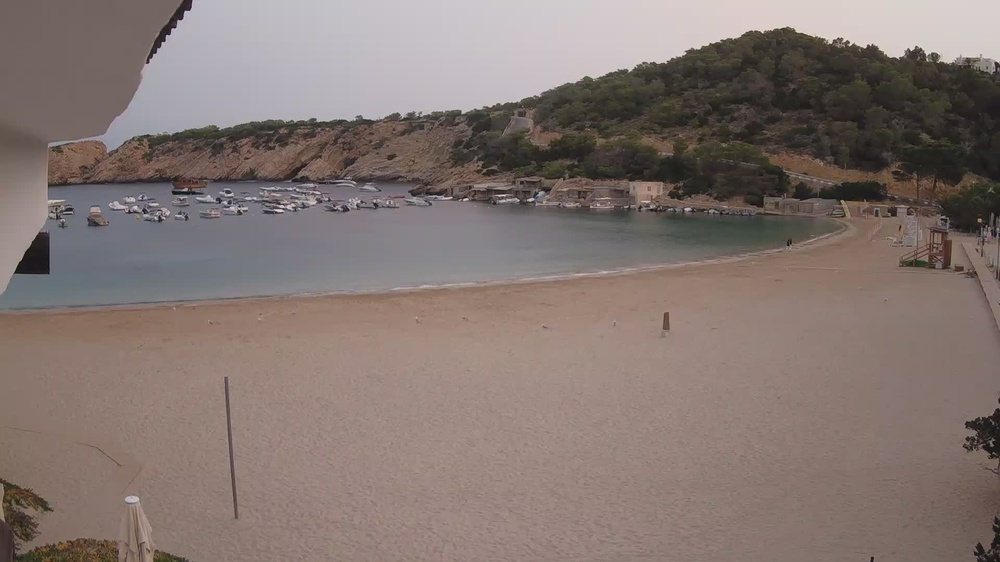
#> input picture data/raw/1660366800.jpg, 1000 x 562 px, shrunk from 1920 x 1080 before the run
$ python -i edges.py   (imports and definitions only)
#> lines starting #> are read from the running program, lines starting #| are printed output that depends on the picture
"""Edge detection functions."""

import cv2
import numpy as np


def canny_gray(img_bgr: np.ndarray, low: int = 50, high: int = 150, aperture: int = 3) -> np.ndarray:
    """Canny edge detection on grayscale with Gaussian blur."""
    gray = cv2.cvtColor(img_bgr, cv2.COLOR_BGR2GRAY)
    blur = cv2.GaussianBlur(gray, (5, 5), 1.0)
    return cv2.Canny(blur, low, high, apertureSize=aperture)


def canny_lab_multichannel(img_bgr: np.ndarray, low: int = 50, high: int = 150, aperture: int = 3) -> np.ndarray:
    """Canny on each LAB channel, combined with OR to capture chroma edges."""
    lab = cv2.cvtColor(img_bgr, cv2.COLOR_BGR2LAB)
    edges = np.zeros(img_bgr.shape[:2], dtype=np.uint8)
    for i in range(3):
        blur = cv2.GaussianBlur(lab[:, :, i], (5, 5), 1.0)
        edges = np.bitwise_or(edges, cv2.Canny(blur, low, high, apertureSize=aperture))
    return edges

>>> import cv2
>>> picture = cv2.imread('../data/raw/1660366800.jpg')
#> picture is the input picture: shape (562, 1000, 3); mean B, G, R 113.2, 117.8, 131.5
>>> result = canny_lab_multichannel(picture)
#> in canny_lab_multichannel, `lab = cv2.cvtColor(img_bgr, cv2.COLOR_BGR2LAB)`: lab: shape (562, 1000, 3); mean of channels 0, 1, 2 128.1, 132.5, 132.7
#> the loop in canny_lab_multichannel, `for i in range(3):` made 3 passes
#> pass 1, in canny_lab_multichannel, `blur = cv2.GaussianBlur(lab[:, :, i], (5, 5), 1.0)`:
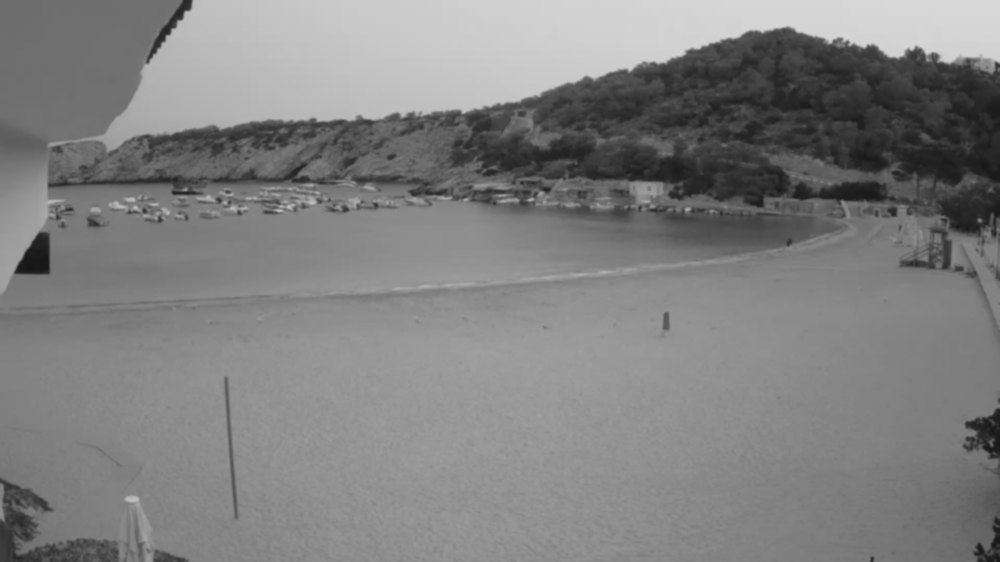
#> blur: shape (562, 1000); min 22, max 216, mean 128.1
#> pass 1, in canny_lab_multichannel, `edges = np.bitwise_or(edges, cv2.Canny(blur, low, high, apertureSize=a..`:
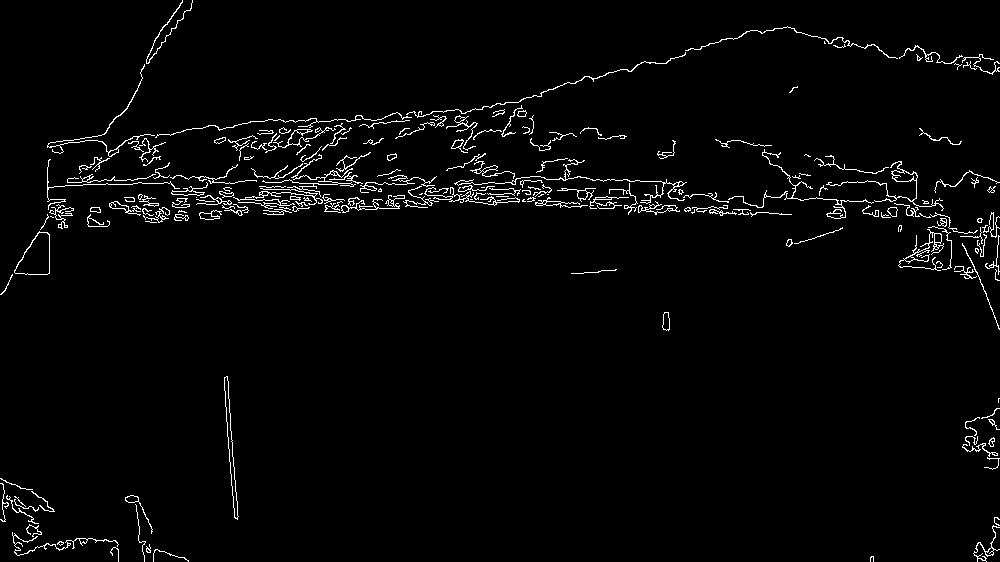
#> edges: shape (562, 1000); 2.5% white in thin lines or dots
#> pass 2, in canny_lab_multichannel, `blur = cv2.GaussianBlur(lab[:, :, i], (5, 5), 1.0)`:
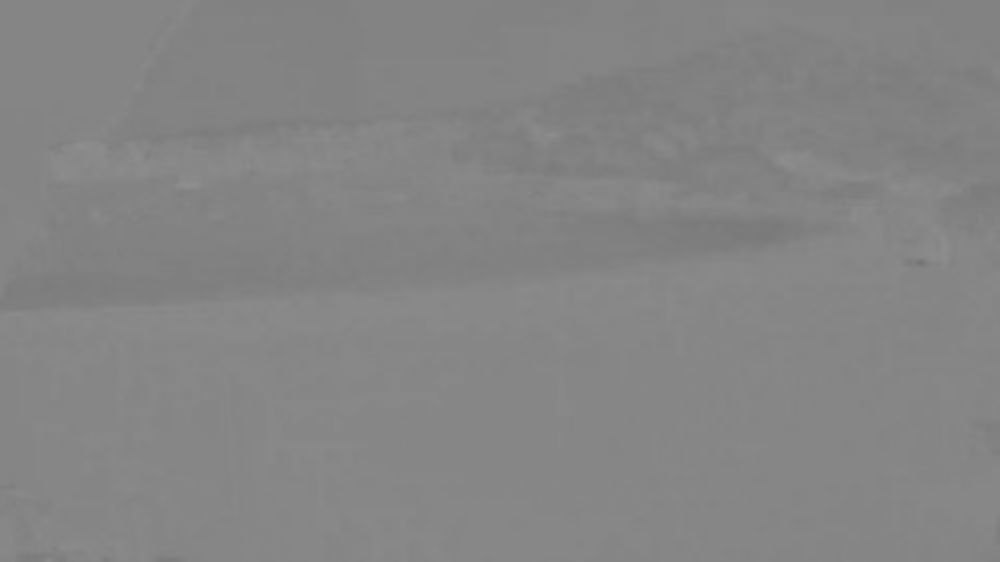
#> blur: shape (562, 1000); min 116, max 142, mean 132.5

$ run again, on data/raw/1660370400.jpg
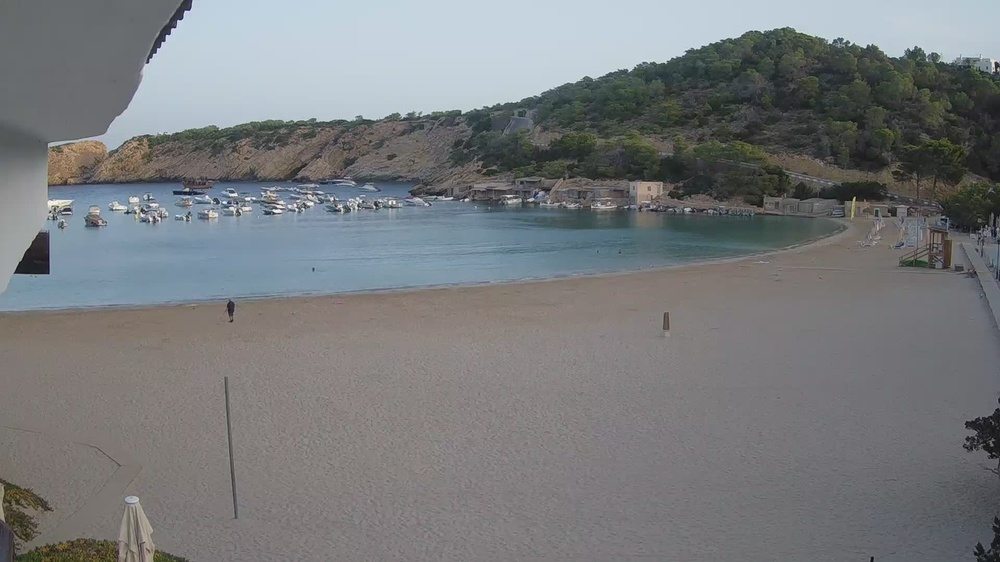
#> input picture data/raw/1660370400.jpg, 1000 x 562 px, shrunk from 1920 x 1080 before the run
#> picture is the input picture: shape (562, 1000, 3); mean B, G, R 124.3, 122.3, 119.9
#> lab: shape (562, 1000, 3); mean of channels 0, 1, 2 129.5, 127.6, 126.8
#> the loop in canny_lab_multichannel, `for i in range(3):` made 3 passes
#> pass 1, in canny_lab_multichannel, `blur = cv2.GaussianBlur(lab[:, :, i], (5, 5), 1.0)`:
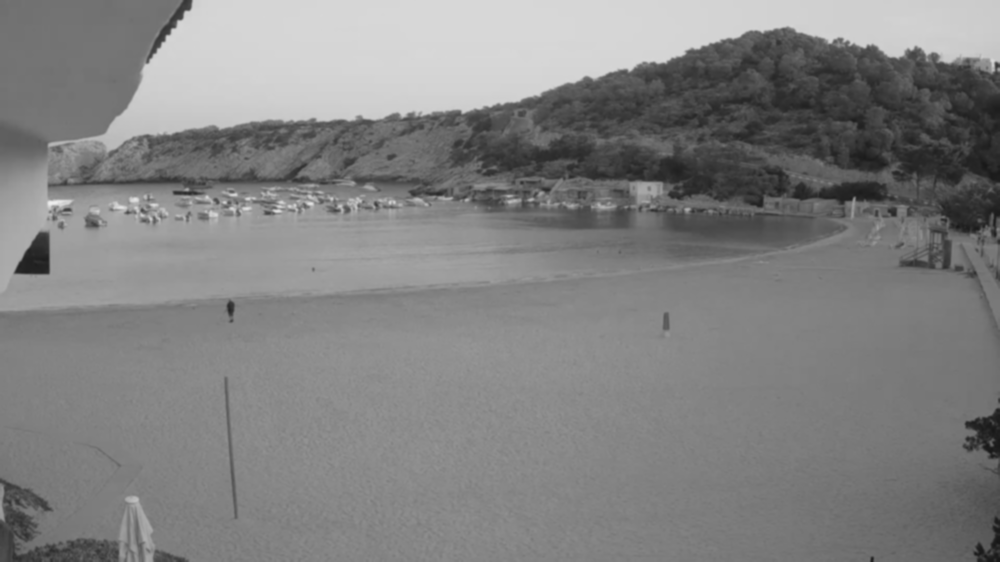
#> blur: shape (562, 1000); min 22, max 237, mean 129.5
#> pass 1, in canny_lab_multichannel, `edges = np.bitwise_or(edges, cv2.Canny(blur, low, high, apertureSize=a..`:
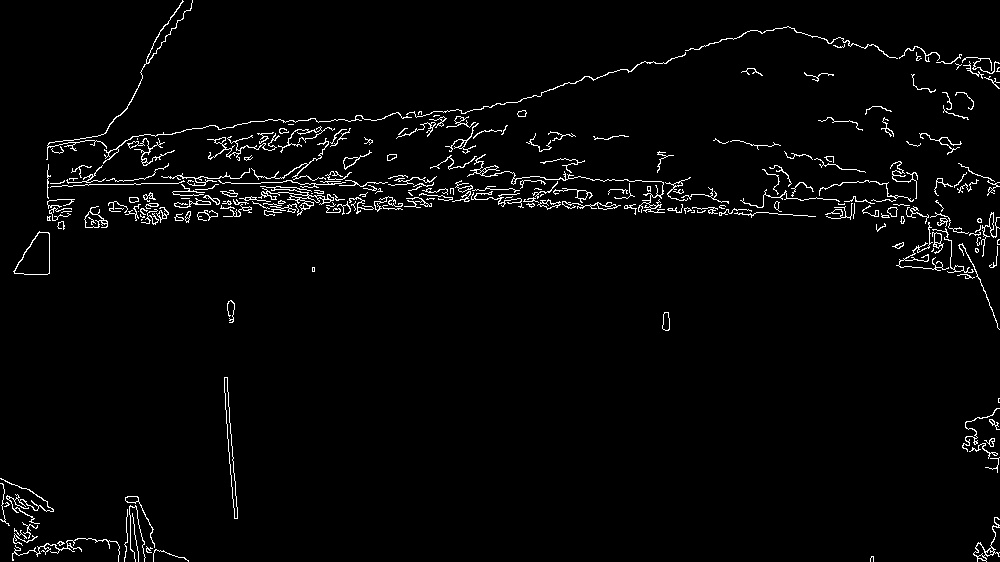
#> edges: shape (562, 1000); 2.6% white in thin lines or dots

$ run again, on data/raw/1660374000.jpg
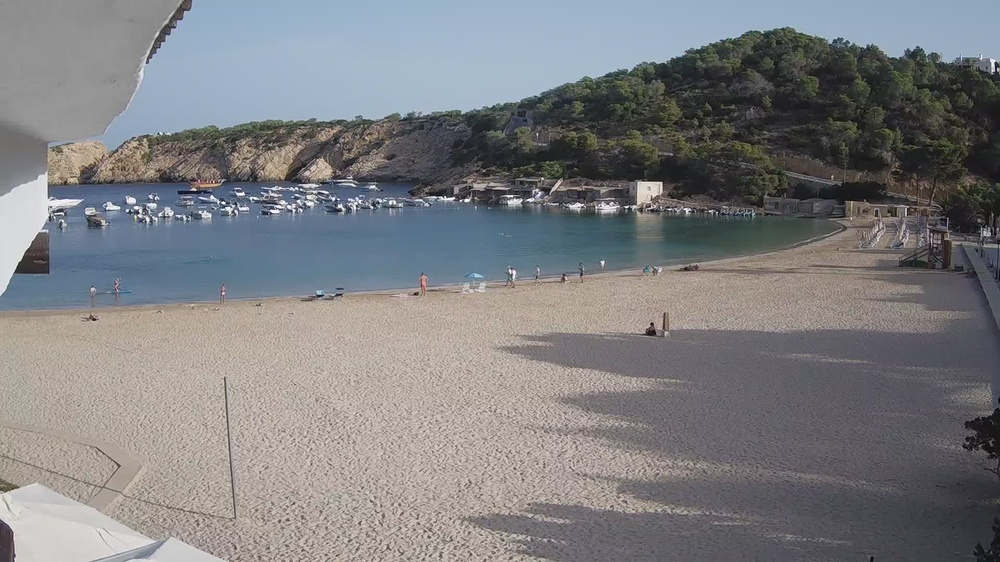
#> input picture data/raw/1660374000.jpg, 1000 x 562 px, shrunk from 1920 x 1080 before the run
#> picture is the input picture: shape (562, 1000, 3); mean B, G, R 129, 126.2, 126
#> lab: shape (562, 1000, 3); mean of channels 0, 1, 2 133.4, 128.8, 126.6
#> the loop in canny_lab_multichannel, `for i in range(3):` made 3 passes
#> pass 1, in canny_lab_multichannel, `blur = cv2.GaussianBlur(lab[:, :, i], (5, 5), 1.0)`:
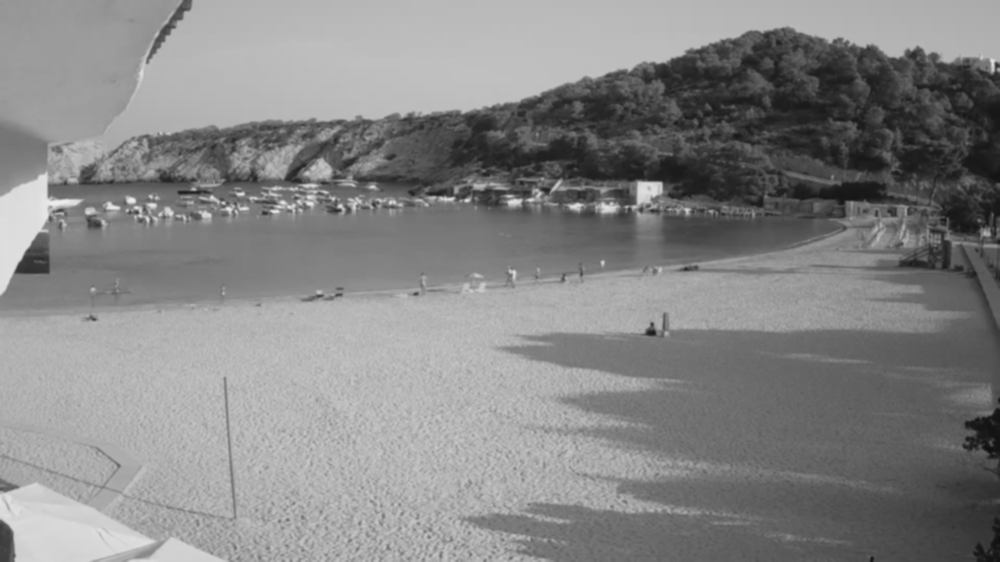
#> blur: shape (562, 1000); min 16, max 237, mean 133.4
#> pass 1, in canny_lab_multichannel, `edges = np.bitwise_or(edges, cv2.Canny(blur, low, high, apertureSize=a..`:
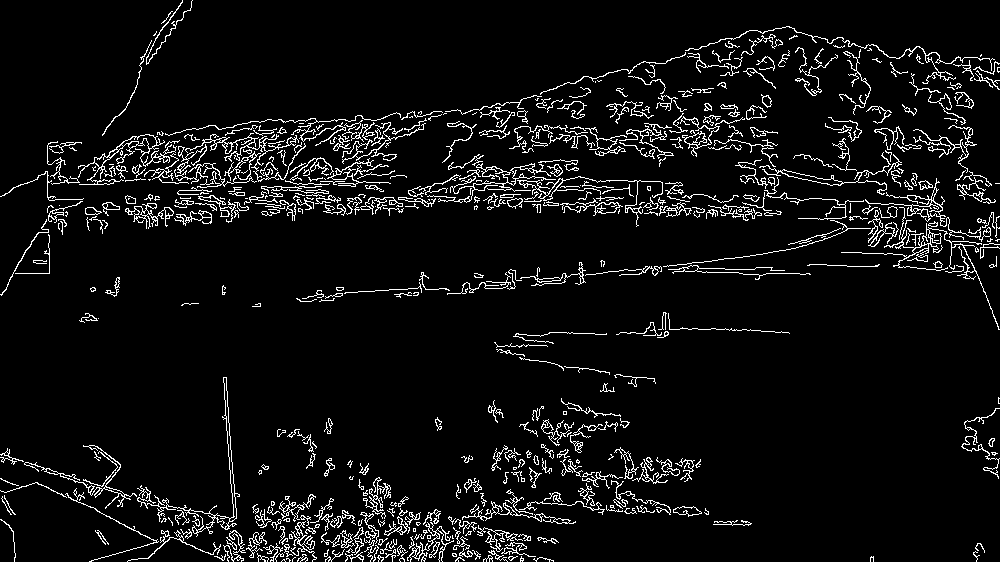
#> edges: shape (562, 1000); 6.2% white in thin lines or dots
